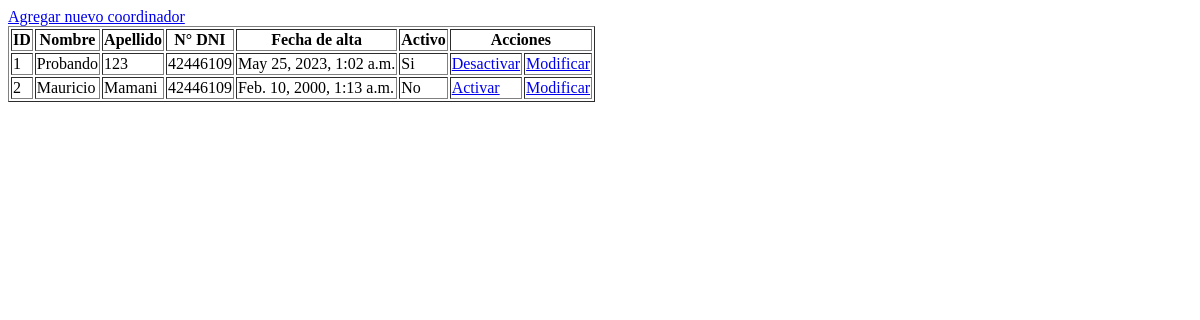
/reservas/coordinadores/listado/, run on an earlier commit of the app's database.
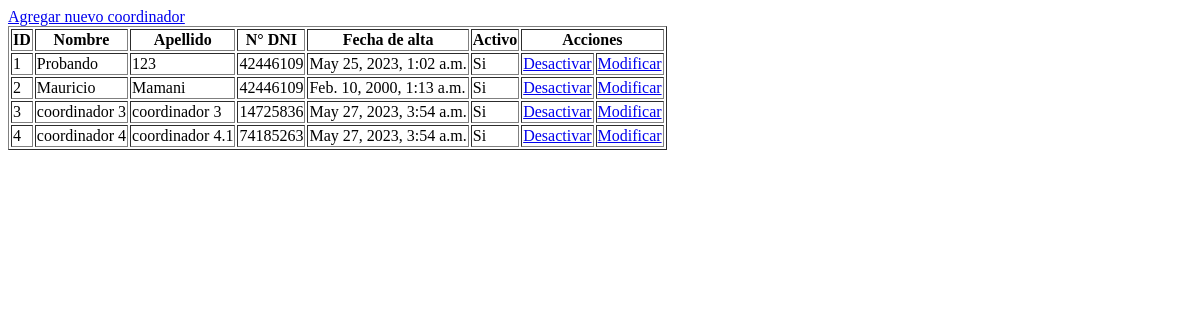
And on a later commit of the database.
### reservas/models.py (models this page shows)
class Coordinador(models.Model):
    nombre = models.CharField(verbose_name="Nombre",max_length=50)
    apellido = models.CharField(verbose_name="Apellido",max_length=50)
    numero_documento = models.IntegerField(verbose_name="Numero de documento")
    fecha_alta = models.DateTimeField(verbose_name="Fecha de alta")
    activo = models.BooleanField(verbose_name="Activo",default=True)

### reservas/views.py (the view)
# urls.py: path('coordinadores/listado/', views.listado_coordinadores, name="listado_coordinadores"),
def listado_coordinadores(request):
    coordinadores = Coordinador.objects.all()
    context = {
        "coordinadores": coordinadores
    }
    return render(request, "reservas/listar_coordinador.html", context)

### reservas/templates/reservas/listar_coordinador.html (shortened to what this page needs)
<html lang="en">
<head>
</head>
<body>
    <a href="{% url 'registrar_coordinador' %}">Agregar nuevo coordinador</a>
    <table border="1">
        <thead>
            <tr>
                <th>ID</th>
                <th>Nombre</th>
                <th>Apellido</th>
                <th>N° DNI</th>
                <th>Fecha de alta</th>
                <th>Activo</th>
                <th colspan="2">Acciones</th>
            </tr>
        </thead>
        <tbody>
            {% for coordinador in coordinadores %}
            <tr>
                <td>{{coordinador.id}}</td>
                <td>{{coordinador.nombre}}</td>
                <td>{{coordinador.apellido}}</td>
                <td>{{coordinador.numero_documento}}</td>
                <td>{{coordinador.fecha_alta}}</td>
                {% if coordinador.activo %}
                    <td>Si</td>
                    <td><a href="{% url 'desactivar_coordinador' coordinador.id %}">Desactivar</a></td>
                {% else %}
                    <td>No</td>
                    <td><a href="{% url 'activar_coordinador' coordinador.id %}">Activar</a></td>
                {% endif %}
                <td><a href="{% url 'modificar_coordinador' coordinador.id %}">Modificar</a></td>
            </tr>
            {% endfor %}
        </tbody>
    </table>
</body>
</html>

What changed in the data, as far as the page shows it:
changed Coordinador "Mauricio": activo "No Activar" → "Si Desactivar"
added Coordinador: id "3", nombre "coordinador 3", apellido "coordinador 3", numero_documento "14725836", fecha_alta "May 27, 2023, 3:54 a.m.", activo "Si"
added Coordinador: id "4", nombre "coordinador 4", apellido "coordinador 4.1", numero_documento "74185263", fecha_alta "May 27, 2023, 3:54 a.m.", activo "Si"
